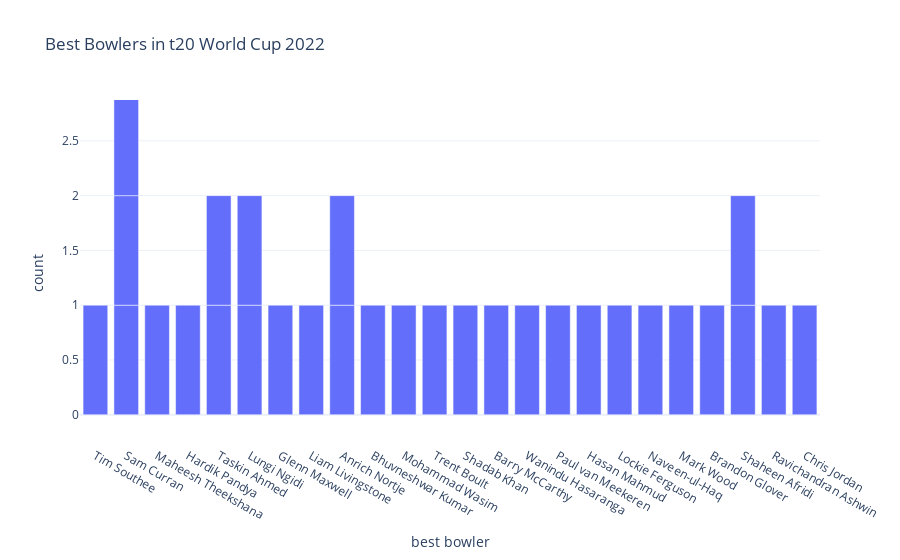

The cell this chart's notebook holds for it:
### Code cell
#Now let’s have a look at the bowlers with the best bowling figures at the end of the matches:

figure = px.bar(data, 
                x=data["best bowler"],
                title="Best Bowlers in t20 World Cup 2022")
figure.show()

### Figure 1 — Plotly figure (JSON) as saved in the notebook; plotly's stock layout.template omitted (floating-point values rounded to 4 significant figures)
{"data": [{"alignmentgroup": "True", "hovertemplate": "best bowler=%{x}<br>count=%{y}<extra></extra>", "legendgroup": "", "marker": {"color": "#636efa", "pattern": {"shape": ""}}, "name": "", "offsetgroup": "", "orientation": "v", "showlegend": false, "textposition": "auto", "type": "bar", "x": ["Tim Southee", "Sam Curran", "Maheesh Theekshana", "Hardik Pandya", "Taskin Ahmed", "Lungi Ngidi", "Glenn Maxwell", "Liam Livingstone", null, "Anrich Nortje", "Bhuvneshwar Kumar", "Mohammad Wasim", null, null, "Trent Boult", "Taskin Ahmed", "Shadab Khan", "Lungi Ngidi", "Barry McCarthy", "Wanindu Hasaranga", "Sam Curran", "Paul van Meekeren", "Hasan Mahmud", "Anrich Nortje", "Lockie Ferguson", "Naveen-ul-Haq", "Mark Wood", "Brandon Glover", "Shaheen Afridi", "Ravichandran Ashwin", "Shaheen Afridi", "Chris Jordan", "Sam Curran"], "xaxis": "x", "y": [1, 1, 1, 1, 1, 1, 1, 1, 1, 1, 1, 1, 1, 1, 1, 1, 1, 1, 1, 1, 1, 1, 1, 1, 1, 1, 1, 1, 1, 1, 1, 1, 1], "yaxis": "y"}], "layout": {"autosize": true, "barmode": "relative", "legend": {"tracegroupgap": 0}, "title": {"text": "Best Bowlers in t20 World Cup 2022"}, "xaxis": {"anchor": "y", "autorange": true, "domain": [0, 1], "range": [-0.5, 23.5], "title": {"text": "best bowler"}, "type": "category"}, "yaxis": {"anchor": "x", "autorange": false, "domain": [0, 1], "range": [-0.2851, 2.873], "title": {"text": "count"}, "type": "linear"}}}
